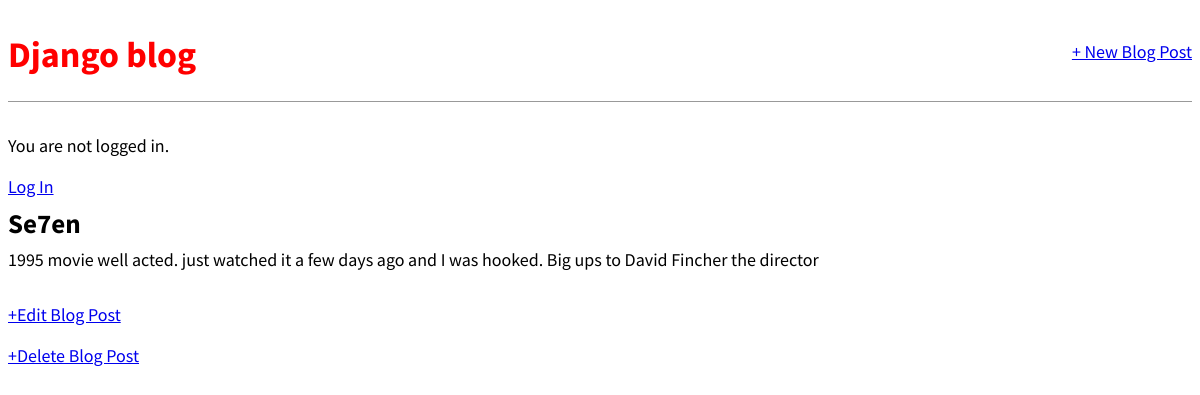
The app's page /post/4/ with its own data.
### blog/models.py (models this page shows, shortened)
class Post(models.Model):
    title = models.CharField(max_length=200)
    author = models.ForeignKey(
        "auth.User",
        on_delete=models.CASCADE
    )
    body = models.TextField()

### blog/views.py (the view)
# urls.py: path("post/<int:pk>/", BlogDetailView.as_view(), name="post_detail"),
class BlogDetailView(DetailView):
    model = Post
    template_name = "post_detail.html"

### templates/post_detail.html
{% extends "base.html" %}
{% block content %}
    <div class="post-entry">
        <h2>{{ post.title }}</h2>
        <p>{{ post.body }}</p>
    </div>
    <p><a href="{% url 'post_edit' post.pk %}">+Edit Blog Post</a></p>
    <p><a href="{% url 'post_delete' post.pk %}">+Delete Blog Post</a></p>
{% endblock content %}

### static/css/base.css (style rules this page uses)
body { font-family: "Source Sans Pro", sans-serif; font-size: 18px }
.post-entry { margin-bottom: 2rem; }
.post-entry h2 { margin: 0.5rem 0; }
.post-entry p { margin: 0; font-weight: 400; }

### records on screen
Post: title "Se7en", body "1995 movie well acted. just watched it a few days ago and I was hooked. Big ups to David Fincher the director"
